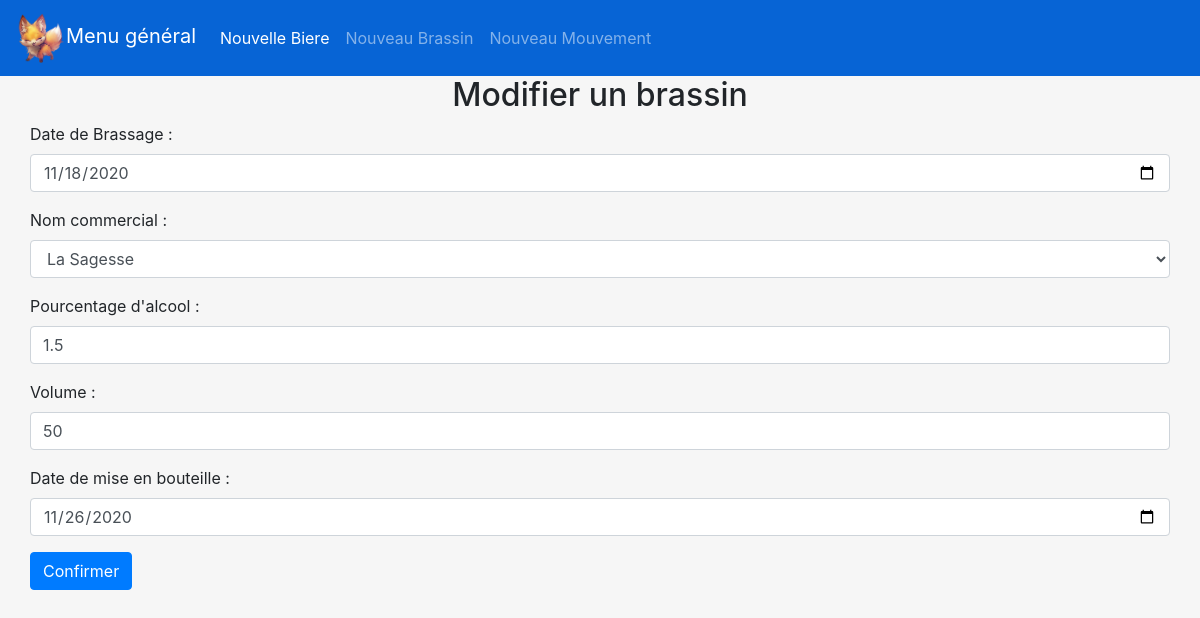
The page /Clemence/index.php?action=modifBrassin&code=B00018112020 (signed in) on the database its author committed.
### tables this page shows
CREATE TABLE `brassin` (
  `code` varchar(15) NOT NULL,
  `dateBrass` date NOT NULL,
  `dateMiseBout` date NOT NULL,
  `volume` double NOT NULL,
  `id` int(11) NOT NULL,
  `pourAlcool` double(2,1) NOT NULL
);

### Clemence/model/Brassin.php (called while the page is built, shortened)
<?php
class Brassin{
	private $dateBrass;
	private $dateMiseBout;
	private $volume;
	private $pourAlcool;
	private $nomCom;
	public function getDateBrass(){
		return $this->dateBrass;
	}
	public function getDateMiseBout(){
		return $this->dateMiseBout;
	}
	public function getVolume(){
		return $this->volume;
	}
	public function getPourAlcool(){
		return $this->pourAlcool;
	}
	public function getNomCom(){
		return $this->nomCom;
	}
	public function setDateBrass($d){
		$this->dateBrass = $d;
	}
	public function setDateMiseBout($d){
		$this->dateMiseBout = $d;
	}
	public function setVolume($v){
		$this->volume = $v;
	}
	public function setPourAlcool($a){
		$this->pourAlcool = $a;
	}
	public function setNomCom($c){
		$this->nomCom = $c;
	}
}
?>

### Clemence/model/BDD.php (called while the page is built, shortened)
<?php
class BDD{
	private static $serveur="mysql:host=172.19.0.29";
	private static $bdd="dbname=brasserie";
	private static $user="clientsql";
	private static $mdp="0550002D";
	private $laConnexion;
	public function __construct()
	{
    	$this->laConnexion = new PDO(BDD::$serveur.';'.BDD::$bdd, BDD::$user, BDD::$mdp);
		$this->laConnexion->query("SET CHARACTER SET utf8");
	}
	public function getBiere(){
		$req='select * from biere';
		$res=$this->laConnexion->query($req);
		$lesLignes=$res->fetchAll();
		$tableau = array();
		foreach ($lesLignes as $line){
			$b = new Biere();
			$b->setId($line[0]);
			$b->setNom($line[1]);
			$tableau[] = $b;
		}
		return $tableau;
	}
	public function recupBrassin($code){
		$req='select * from brassin inner join biere on brassin.id = biere.id where code="'.$code.'";';
		$res=$this->laConnexion->query($req);
		$lesLignes=$res->fetchAll();
		$val=$lesLignes[0];
		$b = new Brassin();
		$b->setCode($val[0]);
		$b->setDateBrass($val[1]);
		$b->setDateMiseBout($val[2]);
		$b->setVolume($val[3]);
		$b->setPourAlcool($val[5]);
		$b->setNomCom($val[7]);
		return $b;
	}
}
?>

### Clemence/model/Biere.php (called while the page is built, shortened)
<?php
class Biere{
	private $id;
	private $nom;
	public function getId(){
		return $this->id;
	}
	public function getNom(){
		return $this->nom;
	}
	public function setId($i){
		$this->id = $i;
	}
	public function setNom($n){
		$this->nom = $n;
	}
}
?>

### Clemence/view/vue.php (the view, shortened to what this page needs)
<?php
class vue{
	private function entete(){
		echo '<html>
			    <head>
			    	<title>Brasserie Clemence</title>
			        <meta charset="utf-8" />
			    	<link rel="stylesheet" href="https://stackpath.bootstrapcdn.com/bootstrap/4.5.0/css/bootstrap.min.css">
			    	<script src="https://stackpath.bootstrapcdn.com/bootstrap/4.5.0/js/bootstrap.min.js"></script>
			    </head>
			    <body style="background-color: #F6F6F6;">
			        <nav class="navbar navbar-expand-lg navbar navbar-dark" style="background-color: #0764D5;">
			            <a class="navbar-brand" href="index.php"><img src="./logo.png" href="#" height="50px" width="50px" />Menu général</a>
			            <button class="navbar-toggler" type="button" data-toggle="collapse" data-target="#navbarNavDropdown" aria-controls="navbarNavDropdown" aria-expanded="false" aria-label="Toggle navigation">
			                <span class="navbar-toggler-icon"></span>
			            </button>
			            <div class="collapse navbar-collapse" id="navbarNavDropdown">
			                <ul class="navbar-nav">
			                    <li class="nav-item active">
			                        <a class="nav-link" href="index.php?action=ajoutBiere"> Nouvelle Biere </a>
			                    </li>
			                    <li class="nav-item">
			                        <a class="nav-link" href="index.php?action=ajoutBrassin"> Nouveau Brassin</a>
			                    </li>
			                    <li class="nav-item">
			                        <a class="nav-link" href="index.php?action=ajoutMouvement">Nouveau Mouvement</a>
			                    </li>
			                </ul>
			            </div>
			        </nav>';
	}
	private function fin(){
		echo '	</body>
			</html>';
	}
    public function modifBrassin($base, $lebrass){
    	$this->entete();
        echo '
            <div class="container col-12">
            <div class="d-flex justify-content-between">
                <div class="col align-self-start">
                    <center><h2>Modifier un brassin</h2></center>
                    <form name="nvBrassin" method="POST" action="">
                        <div class="form-group">
                            <label for="dateBrassage">Date de Brassage : </label>
                            <input type="date" class="form-control" min="2020-01-01" name="dateBrassage" value="'.$lebrass->getDateBrass().'"/>
                        </div>
                        <div class="form-group">
                            <label for="nomCommercial"> Nom commercial : </label>
                            <select name=nomCommercial class="form-control">';
                                    $tab=$base->getBiere();
                                    foreach($tab as $ligne)
                                    {
                                        $selec = "";
                                        if($ligne->getNom() == $lebrass->getNomCom())
                                        {
                                            $selec = "selected=''";
                                        }
                                        echo "<option ".$selec." value='".$ligne->getId()."'>".$ligne->getNom()."</option>";
                                    }
        echo '
                            </select>
                        </div>
                        <div class="form-group">
                            <label for="prcAlcool">Pourcentage d\'alcool : </label>
                            <input type="text" class="form-control" name="prcAlcool" value="'.$lebrass->getPourAlcool().'"/>
                        </div>
                        <div class="form-group">
                            <label for="volumeAlcool">Volume : </label>
                            <input type="text" class="form-control" name="volumeAlcool" value="'.$lebrass->getVolume().'"/>
                        </div>
                        <div class="form-group">
                            <label for="dateMiseBouteille">Date de mise en bouteille :  </label>
                            <input type="date" class="form-control"min="2020-01-01" name="dateMiseBouteille" value="'.$lebrass->getDateMiseBout().'" />
                        </div>
                        <input type="submit" class="btn btn-primary" name="OKBrass" value="Confirmer" />
                    </form>';
        echo'
                  </div>
                </div>
            </div>
            ';
        $this->fin();
    }
}
?>

### rows shown on the page
brassin: dateBrassage "11/18/2020", prcAlcool "1.5", volumeAlcool "50", dateMiseBouteille "11/26/2020"

### other values the page prints
form field nomCommercial "La Sagesse"
